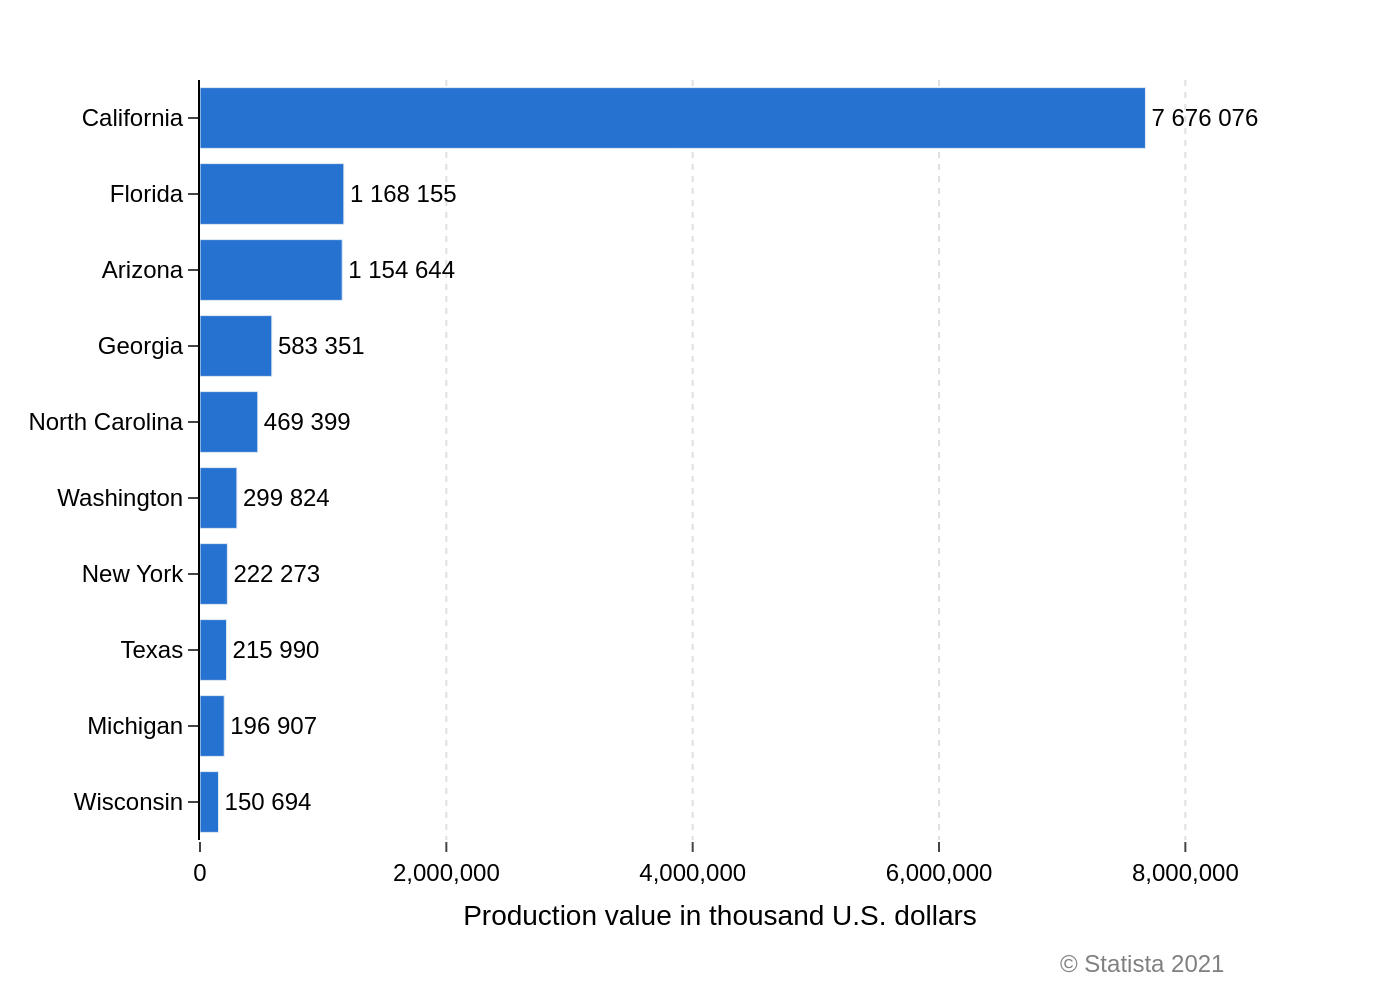

Recreate this plot in Python.
import sys
import json
import plotly.graph_objects as go
from pathlib import Path

if len(sys.argv) != 2:
    print(f"Usage: {sys.argv[0]} <path_to_json_file>", file=sys.stderr)
    sys.exit(1)

json_path = Path(sys.argv[1])
if not json_path.is_file():
    print(f"Error: File not found at {json_path}", file=sys.stderr)
    sys.exit(1)

try:
    with open(json_path, 'r', encoding='utf-8') as f:
        chart_info = json.load(f)
except Exception as e:
    print(f"Error reading or parsing JSON file: {e}", file=sys.stderr)
    sys.exit(1)

chart_data = chart_info.get('chart_data', [])
texts = chart_info.get('texts', {})
colors = chart_info.get('colors', [])

categories = [d['category'] for d in chart_data]
values = [d['value'] for d in chart_data]

# Format text labels for bars with a space as the thousands separator
text_labels = [f"{v:,}".replace(",", " ") for v in values]

# Reverse the lists to display in the same top-to-bottom order as the image
categories.reverse()
values.reverse()
text_labels.reverse()

fig = go.Figure()

fig.add_trace(go.Bar(
    y=categories,
    x=values,
    text=text_labels,
    orientation='h',
    marker_color=colors[0] if colors else '#2672D1',
    textposition='outside',
    cliponaxis=False,
    textfont=dict(family="Arial", size=12)
))

title_text_parts = []
if texts.get('title'):
    title_text_parts.append(f"<b>{texts['title']}</b>")
if texts.get('subtitle'):
    title_text_parts.append(texts['subtitle'])
final_title = "<br>".join(title_text_parts)

fig.update_layout(
    font=dict(family="Arial", size=12, color='black'),
    title=dict(
        text=final_title if final_title else None,
        x=0.05, xanchor='left', y=0.95, yanchor='top'
    ),
    plot_bgcolor='white',
    paper_bgcolor='white',
    xaxis=dict(
        title=dict(text=texts.get('x_axis_title'), standoff=10),
        showgrid=True,
        gridcolor='#E0E0E0',
        griddash='dot',
        zeroline=False,
        showline=False,
        ticks='outside',
        tickformat=',d',
        range=[0, max(values) * 1.1]
    ),
    yaxis=dict(
        title=texts.get('y_axis_title'),
        showgrid=False,
        zeroline=False,
        showline=True,
        linecolor='black',
        linewidth=1,
        ticks='outside'
    ),
    showlegend=False,
    margin=dict(l=100, r=80, t=40, b=80)
)

if texts.get('source'):
    fig.add_annotation(
        text=texts['source'],
        xref="paper", yref="paper",
        x=0.99, y=-0.14,
        showarrow=False,
        xanchor='right',
        yanchor='top',
        align='right',
        font=dict(family="Arial", size=12, color='grey')
    )

output_filename_base = json_path.stem
output_png_path = f"{output_filename_base}.png"
fig.write_image(output_png_path, scale=2)

print(f"Chart saved to {output_png_path}")
